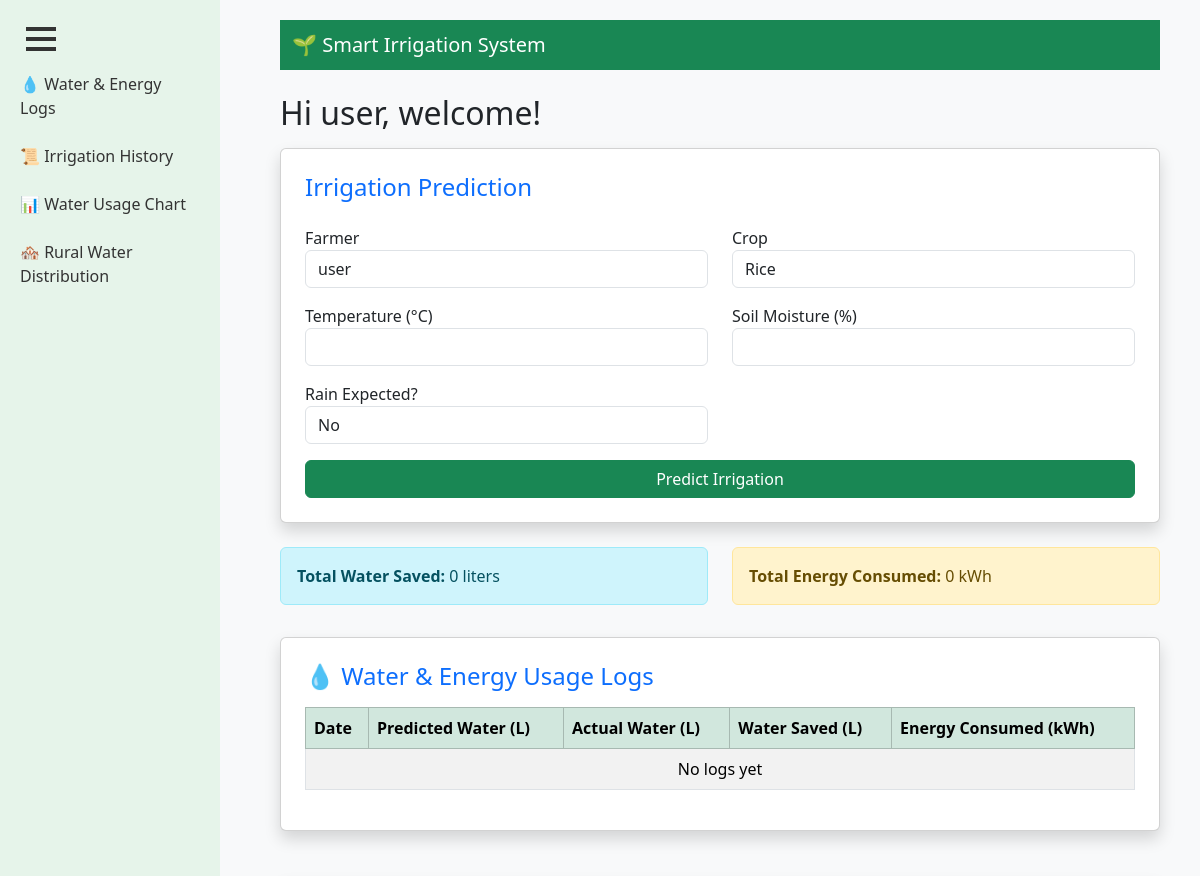
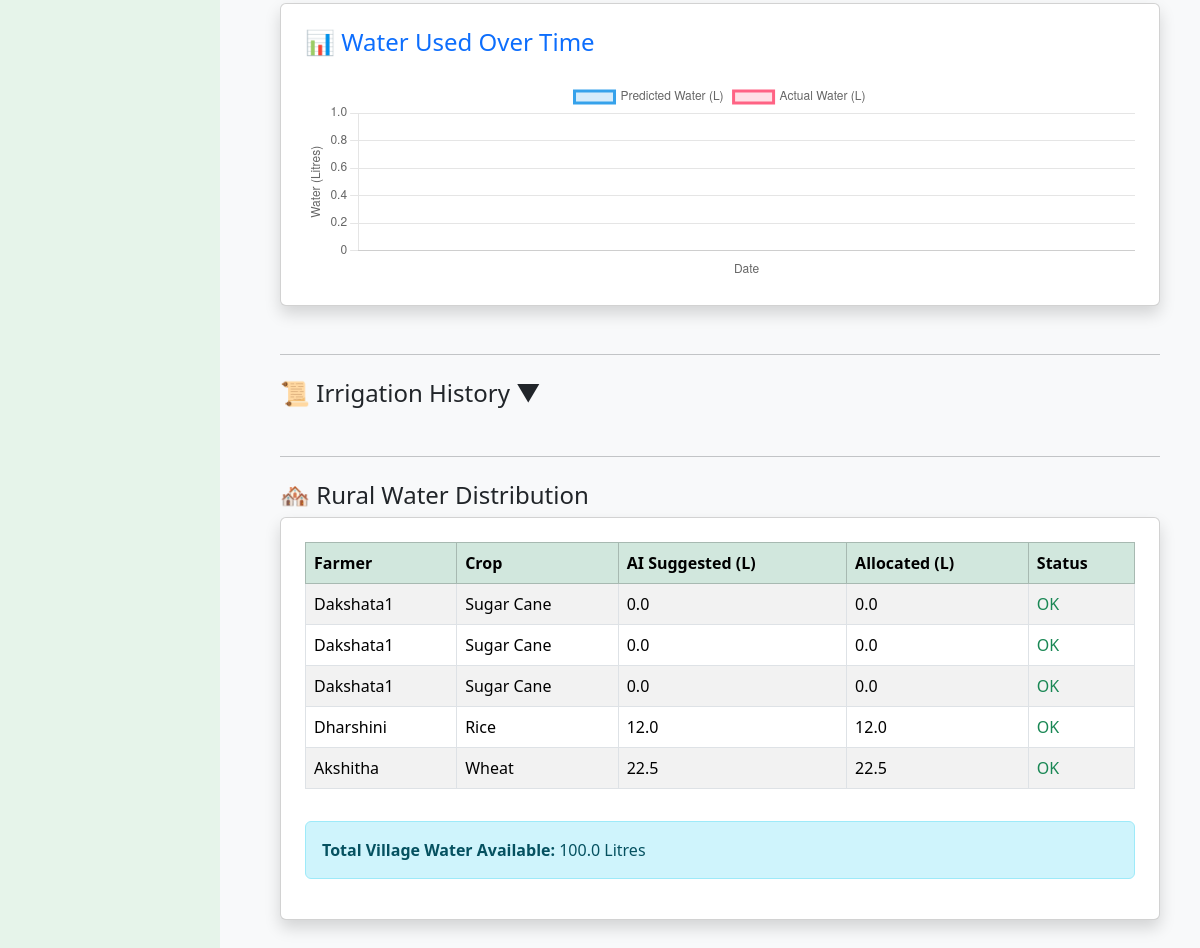
The app's page /dashboard/ (signed in) with its own data (2 pictures, top to bottom).
### core/models.py (models this page shows, shortened)
class Crop(models.Model):
    crop_name = models.CharField(max_length=100, help_text="Name of the crop")
    water_required_per_day = models.FloatField(
        default=0, help_text="Litres of water required per day"
    )
    ideal_moisture = models.FloatField(default=0, help_text="Ideal soil moisture %")

class IrrigationRecord(models.Model):
    farmer = models.ForeignKey(FarmerProfile, on_delete=models.CASCADE)
    crop = models.ForeignKey(Crop, on_delete=models.CASCADE)
    soil_moisture = models.FloatField(default=0, help_text="Current soil moisture %")
    temperature = models.FloatField(default=0, help_text="Temperature in °C")
    rainfall_expected = models.BooleanField(default=False)
    water_suggested = models.FloatField(default=0, help_text="AI suggested water in litres")
    recommendation = models.TextField(blank=True, help_text="Irrigation recommendation")
    created_at = models.DateTimeField(auto_now_add=True)
    automated = models.BooleanField(default=True, help_text="Was irrigation automated?")

### core/views.py (the view, shortened to what this page needs)
# urls.py: path('dashboard/', views.dashboard, name='dashboard'),
@login_required
def dashboard(request):
    all_farmers = FarmerProfile.objects.all()
    selected_farmer = request.user.farmerprofile
    selected_crop = None
    temperature = None
    soil = None
    rain = None
    water_needed = None
    recommendation = None
    records = IrrigationRecord.objects.filter(farmer=selected_farmer).order_by("-created_at")
    logs = WaterUsageLog.objects.filter(farmer=selected_farmer).order_by('-created_at')
    total_water = sum(record.water_suggested for record in records)
    total_water_saved = sum(log.water_saved_liters or 0 for log in logs)
    total_energy = sum(log.energy_consumed_kwh or 0 for log in logs)
    daily_logs = (
        WaterUsageLog.objects
        .filter(farmer=selected_farmer, created_at__isnull=False)
        .annotate(day=TruncDate("created_at"))
        .values("day")
        .annotate(
            predicted=Sum("predicted_water_liters"),
            actual=Sum("actual_water_liters")
        )
        .order_by("day")
    )
    chart_dates_json = json.dumps([
        item["day"].strftime("%d %b") if item["day"] else ""
        for item in daily_logs
    ])
    chart_predicted_json = json.dumps([float(item["predicted"] or 0) for item in daily_logs])
    chart_actual_json = json.dumps([float(item["actual"] or 0) for item in daily_logs])
    total_village_water = 100.0  # Example total water available in liters
    today_records = IrrigationRecord.objects.filter(
        created_at__date=date.today()
    ).order_by('farmer__user__username')
    if not today_records.exists():
        today_records = IrrigationRecord.objects.all().order_by('-created_at')[:5]
    total_requested = sum(record.water_suggested for record in today_records)
    water_distribution = []
    for record in today_records:
        if total_requested <= total_village_water:
            allocated = record.water_suggested
            status = "OK"
        else:
            allocated = round(record.water_suggested * total_village_water / total_requested, 2)
            status = "Reduced"
        water_distribution.append({
            "farmer": record.farmer.user.username,
            "crop": record.crop.crop_name,
            "ai_suggested": record.water_suggested,
            "allocated": allocated,
            "status": status
        })
    automated_water = request.session.pop('automated_water', None)
    automated_recommendation = request.session.pop('automated_recommendation', None)
    context = {
        "farmers": all_farmers,
        "selected_farmer": selected_farmer,
        "crops": Crop.objects.all(),
        "selected_crop": selected_crop,
        "temperature": temperature,
        "soil": soil,
        "rain": rain,
        "water_needed": water_needed,
        "recommendation": recommendation,
        "records": records,
        "logs": logs,
        "total_water": total_water,
        "total_water_saved": total_water_saved,
        "total_energy": total_energy,
        "chart_dates_json": chart_dates_json,       # Dates for chart
        "chart_predicted_json": chart_predicted_json, # Predicted water
        "chart_actual_json": chart_actual_json,       # Actual water
        "automated_water": automated_water,
        "automated_recommendation": automated_recommendation,
        "water_distribution": water_distribution,
        "total_village_water": total_village_water,
    }
    return render(request, "dashboard.html", context)

### core/templates/dashboard.html (shortened to what this page needs)
{% load static %}
<!DOCTYPE html>
<html>
<head>
    <link href="https://cdn.jsdelivr.net/npm/bootstrap@5.3.2/dist/css/bootstrap.min.css" rel="stylesheet">
</head>
<body class="bg-light">
<button id="sidebarToggle" style="position: fixed; top: 20px; left: 20px; z-index: 1000; border:none; background:none; cursor:pointer;">
    <div></div>
    <div></div>
    <div></div>
</button>
<div id="sidebarWrapper">
    <div id="sidebar">
        <a href="#waterLogs">💧 Water & Energy Logs</a>
        <a href="#historySection">📜 Irrigation History</a>
        <a href="#waterChartSection">📊 Water Usage Chart</a>
        <a href="#distributionSection">🏘️ Rural Water Distribution</a>
    </div>
</div>
<div id="mainContent">
    <nav class="navbar navbar-dark bg-success mb-4">
        <div class="container-fluid">
            <span class="navbar-brand mb-0 h1">🌱 Smart Irrigation System</span>
        </div>
    </nav>
    <h2>Hi {{ request.user.username }}, welcome!</h2>
    {% if farmers %}
    <div class="card shadow p-4 mb-4 mt-3">
        <h4 class="mb-4 text-primary">Irrigation Prediction</h4>
        <form method="POST">
            <div class="row">
                <div class="col-md-6 mb-3">
                    <label>Farmer</label>
                    <select name="farmer" class="form-control" required>
                        {% for farmer in farmers %}
                        <option value="{{ farmer.id }}" {% if selected_farmer and selected_farmer.id == farmer.id %}selected{% endif %}>
                            {{ farmer.user.username }}
                        </option>
                        {% endfor %}
                    </select>
                </div>
                <div class="col-md-6 mb-3">
                    <label>Crop</label>
                    <select name="crop" class="form-control" required>
                        {% for crop in crops %}
                        <option value="{{ crop.id }}" {% if selected_crop and selected_crop.id == crop.id %}selected{% endif %}>
                            {{ crop.crop_name }}
                        </option>
                        {% endfor %}
                    </select>
                </div>
                <div class="col-md-6 mb-3">
                    <label>Temperature (°C)</label>
                    <input type="number" name="temperature" class="form-control" min="0" max="60" value="{{ temperature|default:'' }}" required>
                </div>
                <div class="col-md-6 mb-3">
                    <label>Soil Moisture (%)</label>
                    <input type="number" name="soil" class="form-control" min="0" max="100" value="{{ soil|default:'' }}" required>
                </div>
                <div class="col-md-6 mb-3">
                    <label>Rain Expected?</label>
                    <select name="rain" class="form-control">
                        <option value="no" {% if rain|default:'' == "no" %}selected{% endif %}>No</option>
                    </select>
                </div>
            </div>
            <button type="submit" class="btn btn-success w-100">Predict Irrigation</button>
        </form>
    </div>
    {% endif %}
    <div class="row mt-4" id="waterLogs">
        <div class="col-md-6 mb-3">
            <div class="alert alert-info"><strong>Total Water Saved:</strong> {{ total_water_saved }} liters</div>
        </div>
        <div class="col-md-6 mb-3">
            <div class="alert alert-warning"><strong>Total Energy Consumed:</strong> {{ total_energy }} kWh</div>
        </div>
    </div>
    <div class="card shadow p-4 mb-5">
        <h4 class="text-primary mb-3">💧 Water & Energy Usage Logs</h4>
        <table class="table table-bordered table-striped">
            <thead class="table-success">
                <tr>
                    <th>Date</th>
                    <th>Predicted Water (L)</th>
                    <th>Actual Water (L)</th>
                    <th>Water Saved (L)</th>
                    <th>Energy Consumed (kWh)</th>
                </tr>
            </thead>
            <tbody>
                {% for log in logs %}
                <tr>
                    <td>{{ log.created_at|date:" d M Y H:i"}}</td>
                    <td>{{ log.predicted_water_liters }}</td>
                    <td>{{ log.actual_water_liters }}</td>
                    <td>{{ log.water_saved_liters }}</td>
                    <td>{{ log.energy_consumed_kwh }}</td>
                </tr>
                {% empty %}
                <tr><td colspan="5" class="text-center">No logs yet</td></tr>
                {% endfor %}
            </tbody>
        </table>
    </div>
    <div class="card shadow p-4 mb-5" id="waterChartSection">
        <h4 class="text-primary mb-4">📊 Water Used Over Time</h4>
        <canvas id="waterChart" height="200"></canvas>
    </div>
    <hr class="mt-5">
    <h4 class="mt-4">
        <a class="text-decoration-none text-dark" data-bs-toggle="collapse" href="#historySection" role="button" aria-expanded="false" aria-controls="historySection">
            📜 Irrigation History ▼
        </a>
    </h4>
    <hr class="mt-5" id="distributionSection">
    <h4 class="mt-4">🏘️ Rural Water Distribution</h4>
    <div class="card shadow p-4 mb-5">
        <table class="table table-bordered table-striped">
            <thead class="table-success">
                <tr>
                    <th>Farmer</th><th>Crop</th><th>AI Suggested (L)</th><th>Allocated (L)</th><th>Status</th>
                </tr>
            </thead>
            <tbody>
                {% if water_distribution %}
                    {% for dist in water_distribution %}
                    <tr>
                        <td>{{ dist.farmer }}</td>
                        <td>{{ dist.crop }}</td>
                        <td>{{ dist.ai_suggested }}</td>
                        <td>{{ dist.allocated }}</td>
                        <td>
                            {% if dist.status == "Reduced" %}
                                <span class="text-danger">{{ dist.status }}</span>
                            {% else %}
                                <span class="text-success">{{ dist.status }}</span>
                            {% endif %}
                        </td>
                    </tr>
                    {% endfor %}
                {% else %}
                    <tr><td colspan="5" class="text-center">No distribution data available</td></tr>
                {% endif %}
            </tbody>
        </table>
        <div class="alert alert-info mt-3">
            <strong>Total Village Water Available:</strong> {{ total_village_water|default:"0" }} Litres
        </div>
    </div>
</div>
<script>
    // Sidebar toggle
    const toggleBtn = document.getElementById('sidebarToggle');
    const sidebar = document.getElementById('sidebarWrapper');
    toggleBtn.addEventListener('click', () => {
        sidebar.style.display = (sidebar.style.display === 'block' || sidebar.style.display === '') ? 'none' : 'block';
    });
    // Chart.js: Fixed to use JSON from view
    const ctx = document.getElementById('waterChart')?.getContext('2d');
if(ctx){
    const waterChart = new Chart(ctx, {
        type: 'line',
        data: {
            labels: {{ chart_dates_json|safe }},
            datasets: [
                {
                    label: 'Predicted Water (L)',
                    data: {{ chart_predicted_json|safe }},
                    borderColor: 'rgba(54, 162, 235, 1)',
                    backgroundColor: 'rgba(54, 162, 235, 0.2)',
                    fill: false,
                    tension: 0.3,
                    borderWidth: 3,
                    pointRadius: 5,
                    pointHoverRadius: 8
                },
                {
                    label: 'Actual Water (L)',
                    data: {{ chart_actual_json|safe }},
                    borderColor: 'rgba(255, 99, 132, 1)',
                    backgroundColor: 'rgba(255, 99, 132, 0.2)',
                    fill: false,
                    tension: 0.3,
                    borderWidth: 3,
                    pointRadius: 5,
                    pointHoverRadius: 8
                }
            ]
        },
        options: {
            responsive: true,
            plugins: { legend:{ display:true }, tooltip:{ enabled:true } },
            scales: {
                x: { type:'category', title:{ display:true, text:'Date' }, ticks:{ autoSkip:false, maxRotation:45 } },
                y: { title:{ display:true, text:'Water (Litres)' }, beginAtZero:true }
            }
        }
    });
}
</script>
</body>
</html>

### core/templates/dashboard.html (style rules this page uses)
#sidebarWrapper { position: fixed; top: 0; left: 0; width: 220px; height: 100%; background-color: #e6f4ea; padding-top: 60px; z-index: 999; display: block; }
#sidebar a { display: block; color: #333; padding: 12px 20px; text-decoration: none; }
#mainContent { margin-left: 240px; padding: 20px 40px; }
#sidebarToggle div { width: 30px; height: 4px; background-color: #333; margin: 6px 0; }

### records on screen
Crop: crop "Sugar Cane" "Sugar Cane" "Sugar Cane"
IrrigationRecord: ai_suggested "0.0", allocated "0.0"
IrrigationRecord: ai_suggested "0.0", allocated "0.0"
IrrigationRecord: ai_suggested "0.0", allocated "0.0"
Crop: crop "Rice"
IrrigationRecord: ai_suggested "12.0", allocated "12.0"
Crop: crop "Wheat"
IrrigationRecord: ai_suggested "22.5", allocated "22.5"

### other values on screen
{{ request.user.username }} "user"
{{ total_water_saved }} "0"
{{ total_energy }} "0"
{{ dist.farmer }} "Dakshata1" "Dakshata1" "Dakshata1" "Dharshini" "Akshitha"
{{ dist.status }} "OK" "OK" "OK" "OK" "OK"
{{ total_village_water|default:"0" }} "100.0"
form field farmer "user"
form field crop "Rice"
